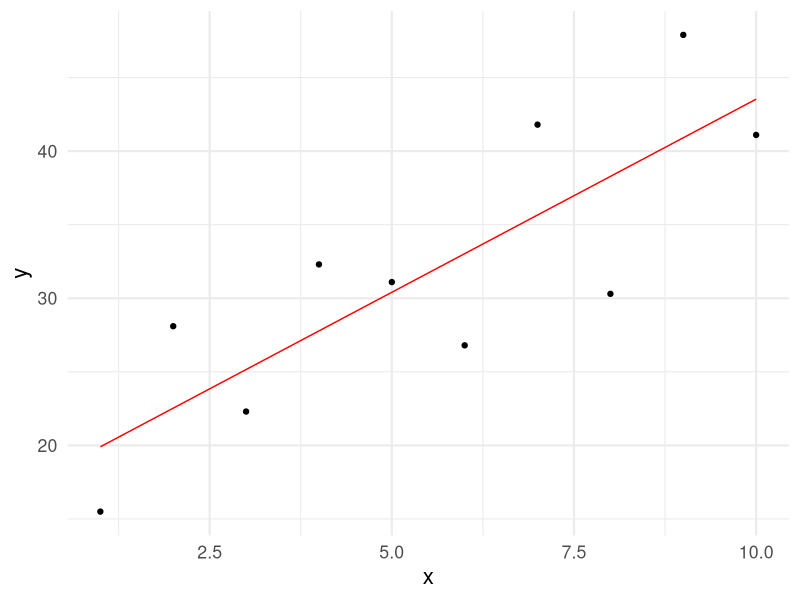
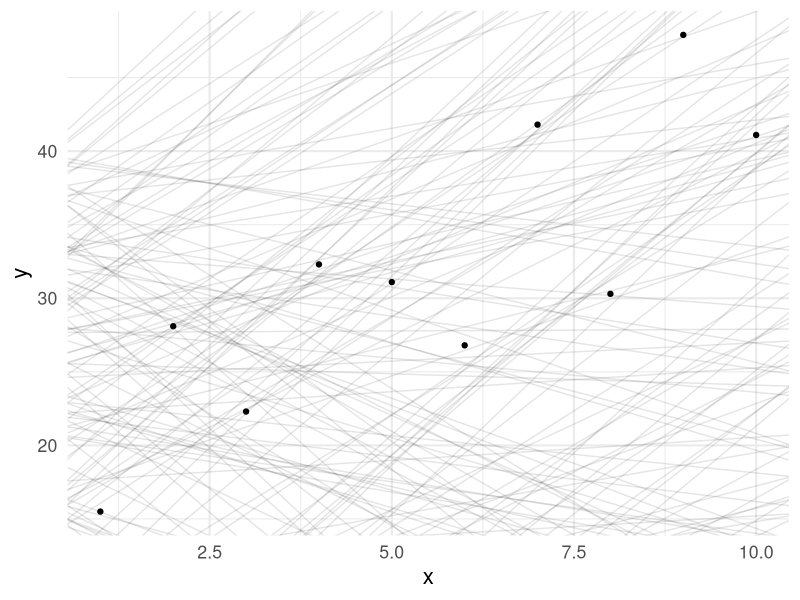
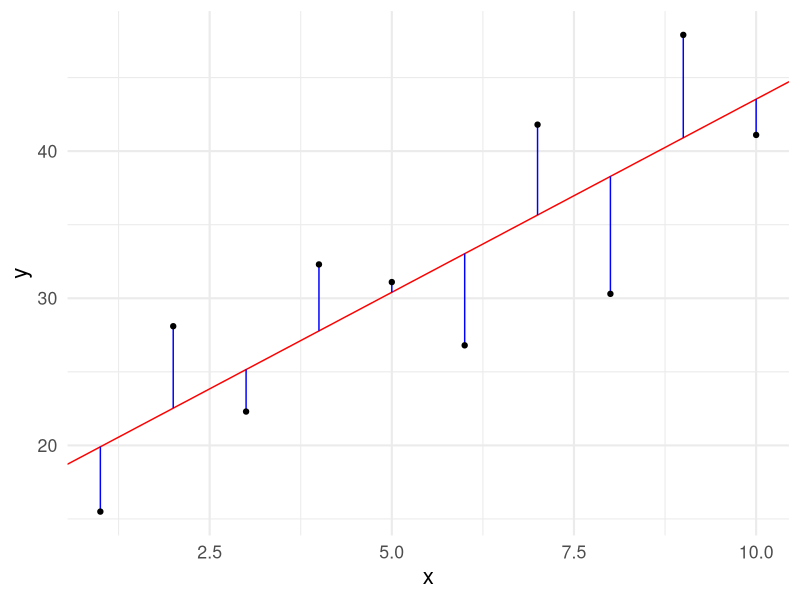
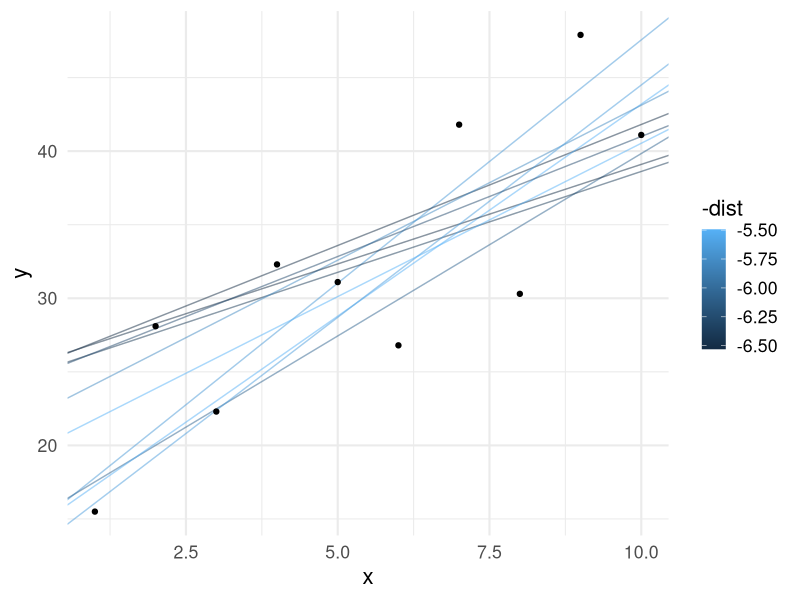
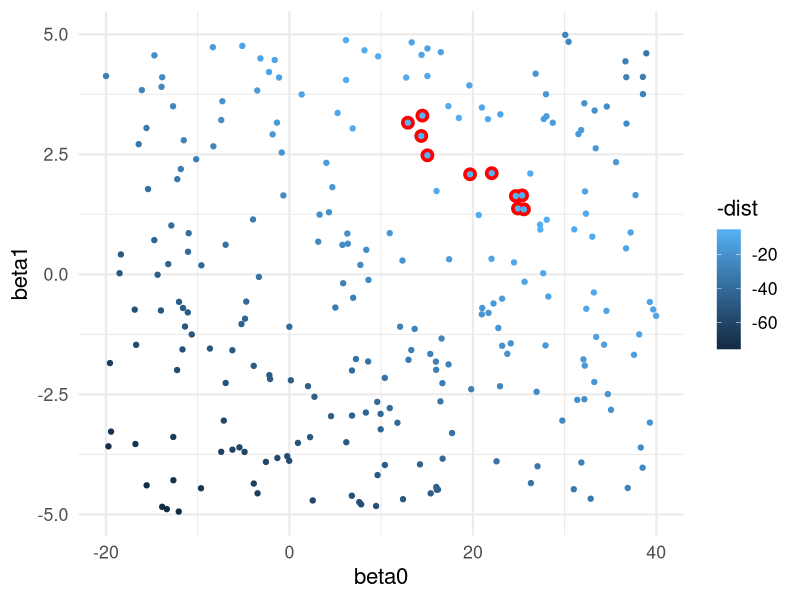
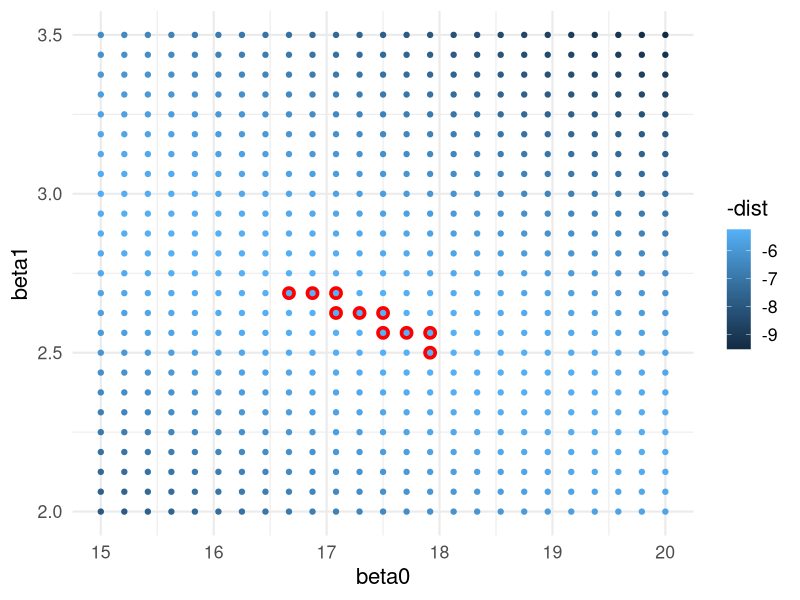
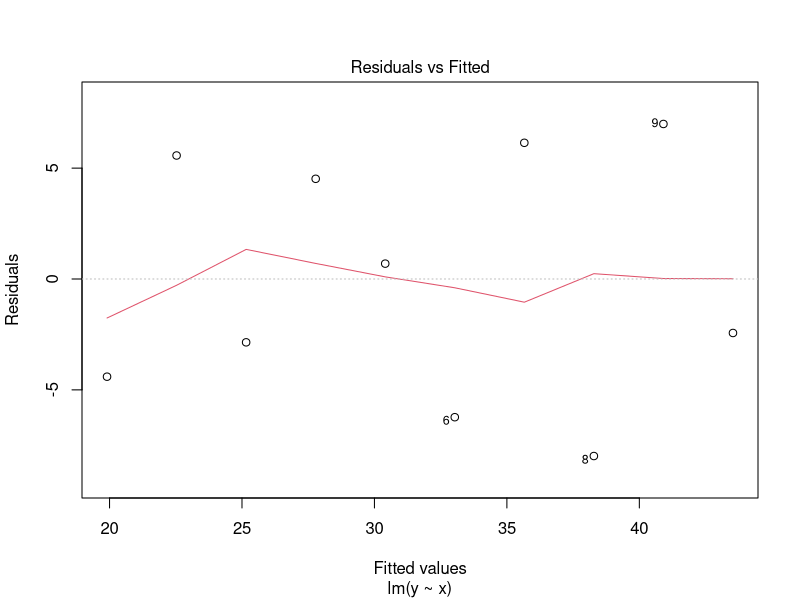
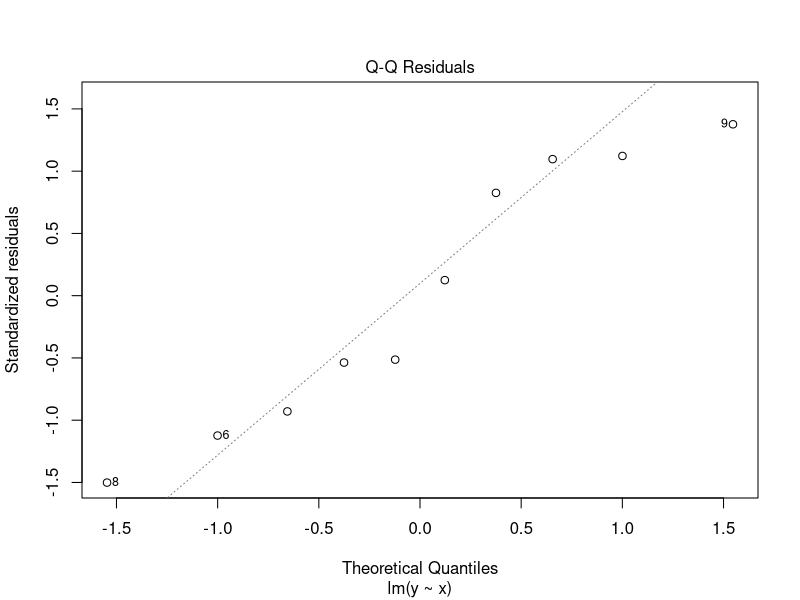

These figures' R source, in order:
## ---- chunk 1
library( knitr )
library( kableExtra )
library( tidyverse )
theme_set( theme_minimal( base_size = 16) )
## ---- chunk 2
df <- data.frame( x = 1:10,
                  y = c( 15.5, 28.1, 22.3, 
                         32.3, 31.1, 26.8, 
                         41.8, 30.3, 47.9, 
                         41.1) )
ggplot( df, aes(x,y) ) + 
  stat_smooth( method="lm", 
               formula = y ~ x, 
               se=FALSE, 
               color="red", linewidth=0.5) + 
  geom_point() 
## ---- chunk 3
models <- data.frame( beta0 = runif(250,-20,40),
                      beta1 = runif(250, -5, 5))
summary( models )
## ---- chunk 4
ggplot() + 
  geom_abline( aes(intercept = beta0, 
                   slope = beta1), 
               data = models,
               alpha = 0.1) + 
  geom_point( aes(x,y), 
              data=df )
## ---- chunk 5
fit <- lm( y ~ x, data=df )
yhat <- data.frame( x = 1:10,
                    yhat = predict( fit ),
                    y= df$y )

ggplot( df ) + 
  geom_abline( aes( intercept = fit$coefficients[1],
                    slope = fit$coefficients[2]),
               color="red") +
  geom_segment( aes(x=x, y = y, xend = x, yend = yhat), 
                data = yhat,
                color = "blue") + 
  geom_point( aes(x,y) ) 
## ---- chunk 6
model_distance <- function( intercept, slope, X, Y ) {
  yhat <- intercept + slope * X
  diff <- Y - yhat
  return( sqrt( mean( diff ^ 2 ) ) )
}
## ---- chunk 7
models$dist <- NA
for( i in 1:nrow(models) ) {
  models$dist[i] <- model_distance( models$beta0[i],
                                    models$beta1[i],
                                    df$x,
                                    df$y )
}
head( models )
## ---- chunk 8
ggplot()  + 
  geom_abline( aes(intercept = beta0,
                   slope = beta1, 
                   color = -dist),
               data = filter( models, rank(dist) <= 10 ),
               alpha = 0.5) + 
  geom_point( aes(x,y),
              data=df) 
  
## ---- chunk 9
ggplot( models, aes(x = beta0, 
                    y = beta1,
                    color = -dist)) + 
  geom_point( data = filter( models, rank(dist) <= 10), 
              color = "red",
              size = 4) +
    geom_point()
## ---- chunk 10
grid <- expand.grid( beta0 = seq(15,20, length = 25),
                     beta1 = seq(2, 3.5, length = 25))
grid$dist <- NA
for( i in 1:nrow(grid) ) {
  grid$dist[i] <- model_distance( grid$beta0[i],
                                  grid$beta1[i],
                                  df$x,
                                  df$y )
}

ggplot( grid, aes(x = beta0, 
                  y = beta1,
                  color = -dist)) + 
  geom_point( data = filter( grid, rank(dist) <= 10), 
              color = "red",
              size = 4) +
  geom_point()
## ---- chunk 11
fit <- lm( y ~ x, data = df )
fit
## ---- chunk 12
model_distance( -1.76, 3.385, df$x, df$y )
## ---- chunk 13
grid |>
  arrange( dist ) |>
  head( n = 1) 
## ---- chunk 14
plot( fit, which = 1 )
## ---- chunk 15
plot( fit, which = 2 )
## ---- chunk 16
plot( fit, which = 5 )
## ---- chunk 17
anova( fit )
## ---- chunk 18
summary( fit )
## ---- chunk 19
names( summary( fit ) )
## ---- chunk 20
get_pval <- function( model ) {
  f <- summary( model )$fstatistic[1]
  df1 <- summary( model )$fstatistic[2]
  df2 <- summary( model )$fstatistic[3]
  p <- as.numeric( pf( f, df1, df2, lower.tail = FALSE ) )
  return( p  )
}

get_pval( fit )
## ---- chunk 21
c( `Regression R^2` = summary( fit )$r.squared,
   `Squared Correlation` = as.numeric( cor.test( df$x, df$y )$estimate^2 ) )
## ---- chunk 22
predict( fit ) -> yhat 
yhat 
## ---- chunk 23
plot( yhat ~ df$x, type='l', bty="n", col="red" )
## ---- chunk 24
residuals( fit ) -> resids
resids 
## ---- chunk 25
plot( resids ~ yhat, bty="n", xlab="Predicted Values", ylab="Residuals (y - yhat)", pch=16 )
abline(0, 0, lty=2, col="red")
## ---- chunk 26
airquality |>
  select( -Month, -Day ) |>
  filter( !is.na( Ozone ), !is.na( Solar.R ) ) -> df.air
summary( df.air )
## ---- chunk 27
fit.solar <- lm( Ozone ~ Solar.R, data = df.air )
anova( fit.solar )
## ---- chunk 28
fit.temp <- lm( Ozone ~ Temp, data = df.air )
fit.wind <- lm( Ozone ~ Wind, data = df.air )

data.frame( Model = c( "Ozone ~ Solar",
                       "Ozone ~ Temp",
                       "Ozone ~ Wind"), 
            R2 = c( summary( fit.solar )$r.squared,
                    summary( fit.temp )$r.squared,
                    summary( fit.wind )$r.squared ), 
            P = c( get_pval( fit.solar), 
                   get_pval( fit.temp ),
                   get_pval( fit.wind ) ) ) -> df.models

df.models |>
  arrange( -R2 ) |>
  mutate( P = format( P, scientific=TRUE, digits=3)) |>
  kable( caption = "Model parameters predicting mean ozone in parts per billion measured in New York during the period of 1 May 1973 - 30 September 1973.",
         digits = 3) |>
  kable_minimal()
## ---- chunk 29
fit.temp.wind <- lm( Ozone ~ Temp + Wind, data = df.air )
fit.temp.solar <- lm( Ozone ~ Temp + Solar.R, data = df.air )
fit.wind.solar <- lm( Ozone ~ Wind + Solar.R, data = df.air )
## ---- chunk 30
df.models <- rbind( df.models, 
                    data.frame( Model = c( "Ozone ~ Temp + Wind",
                                           "Ozone ~ Temp + Solar",
                                           "Ozone ~ Wind + Solar" ),
                                R2 = c( summary( fit.temp.wind )$r.squared,
                                        summary( fit.temp.solar )$r.squared,
                                        summary( fit.wind.solar )$r.squared ),
                                P = c( get_pval( fit.temp.wind),
                                       get_pval( fit.temp.solar),
                                       get_pval( fit.wind.solar) )
                                ))
df.models |>
  mutate( P = format( P, scientific=TRUE, digits=3)) |>
  kable( caption = "Model parameters predicting mean ozone in parts per billion measured in New York during the period of 1 May 1973 - 30 September 1973.",
         digits = 3) |>
  kable_minimal()
## ---- chunk 31
fit.all <- lm( Ozone ~ Solar.R + Temp + Wind, data = df.air )
## ---- chunk 32
df.models <- rbind( df.models, 
                    data.frame( Model = c( "Ozone ~ Temp + Wind + Solar"),
                                R2 = c( summary( fit.all )$r.squared ),
                                P = c( get_pval( fit.all)  )
                                ))


df.models$P = cell_spec( format( df.models$P, 
                                 digits=3, 
                                 scientific=TRUE), 
                         color = ifelse( df.models$P == min(df.models$P), 
                                         "red",
                                         "black"))
df.models$R2 = cell_spec( format( df.models$R2, 
                                  digits=3, 
                                  scientific=TRUE), 
                          color = ifelse( df.models$R2 == max( df.models$R2), 
                                          "green",
                                          "black"))

df.models |>
  mutate( P = format( P, digits=3, scientific = TRUE) ) |> 
  kable( caption = "Model parameters predicting mean ozone in parts per billion measured in New York during the period of 1 May 1973 - 30 September 1973.  Values in green indicate the model with the largest variance explained and those in red indicate models with the lowest probability.",
         escape = FALSE) |>
  kable_paper( "striped", full_width = FALSE )
## ---- chunk 33
random.models  <- list()
random.models[["Ozone ~ Temp"]] <- fit.temp
random.models[["Ozone ~ Wind"]] <- fit.wind
random.models[["Ozone ~ Solar"]] <- fit.solar
random.models[["Ozone ~ Temp + Wind"]] <- fit.temp.wind
random.models[["Ozone ~ Temp + Solar"]] <- fit.temp.solar
random.models[["Ozone ~ Wind + Solar"]] <- fit.wind.solar
random.models[[ "Ozone ~ Temp + Wind + Solar" ]] <- fit.all

df.tmp <- df.air
set.seed( 100 )

for( i in 1:8 ) {
  lbl <- paste("Ozone ~ Temp + Wind + Solar + ", i, " Random Variables", sep="")
  df.tmp[[lbl]] <- rnorm( nrow(df.tmp) )
  random.models[[lbl]] <- lm( Ozone ~ ., data = df.tmp ) 
}

data.frame( Models = names( random.models ),
            R2 = sapply( random.models, 
                          FUN = function( x ) return( summary( x )$r.squared), 
                          simplify = TRUE ),
            P = sapply( random.models, 
                        FUN = get_pval ) ) -> df.random

df.random |>
  kable( caption = "Fraction of variation explained by original variable as well as models with incrementally more predictor variables made up of randomly derived data.",
         digits=4,
         row.names = FALSE ) |>
  kable_paper("striped", full_width = FALSE )
## ---- chunk 34

df.random$AIC <- sapply( random.models, 
                         FUN = AIC, 
                         simplify = TRUE )

df.random$deltaAIC = df.random$AIC - min( df.random$AIC )

df.random |>
  select( -P ) |>
  kable( caption = "Model parameters predicting mean ozone in parts per billion measured in New York during the period of 1 May 1973 - 30 September 1973 with variance explained, AIC, and ΔAIC for alternative models.",
         escape = FALSE,
         row.names = FALSE, 
         digits = 3) |>
  kable_paper( "striped", full_width = FALSE )
